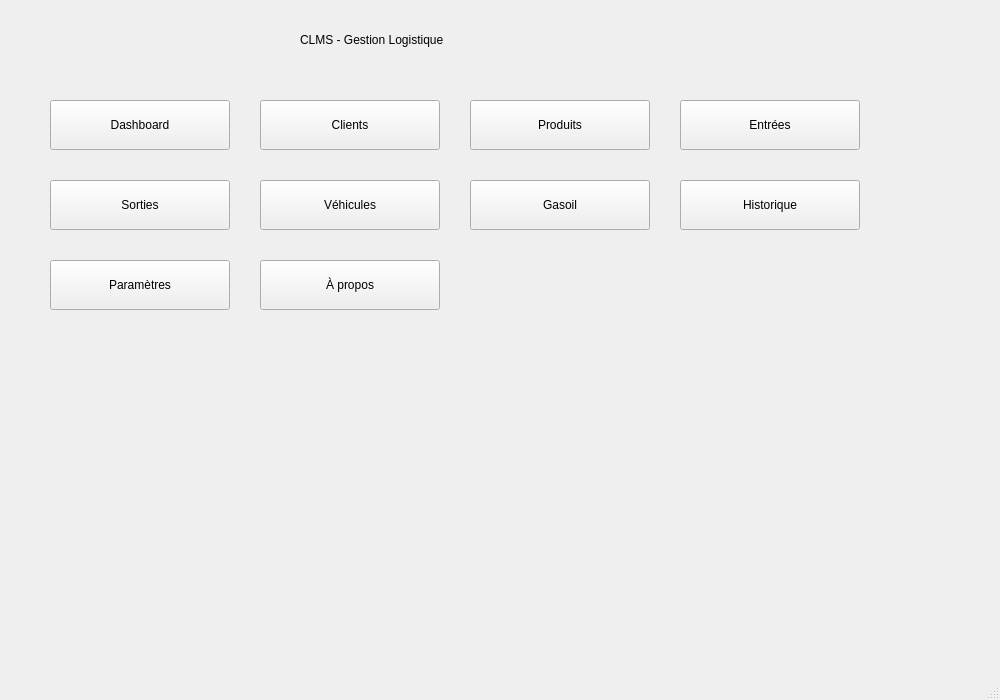
<?xml version="1.0" encoding="UTF-8"?>
<ui version="4.0">
 <class>MainWindow</class>

 <widget class="QMainWindow" name="MainWindow">

  <property name="geometry">
   <rect>
    <x>0</x>
    <y>0</y>
    <width>1000</width>
    <height>700</height>
   </rect>
  </property>

  <property name="windowTitle">
   <string>CLMS - Gestion Logistique</string>
  </property>

  <widget class="QWidget" name="centralwidget">

   <!-- TITRE -->
   <widget class="QLabel" name="lblTitre">
    <property name="geometry">
     <rect>
      <x>300</x>
      <y>20</y>
      <width>400</width>
      <height>40</height>
     </rect>
    </property>

    <property name="text">
     <string>CLMS - Gestion Logistique</string>
    </property>
   </widget>


   <!-- DASHBOARD -->
   <widget class="QPushButton" name="btnDashboard">
    <property name="geometry">
     <rect>
      <x>50</x>
      <y>100</y>
      <width>180</width>
      <height>50</height>
     </rect>
    </property>

    <property name="text">
     <string>Dashboard</string>
    </property>
   </widget>


   <!-- CLIENTS -->
   <widget class="QPushButton" name="btnClients">
    <property name="geometry">
     <rect>
      <x>260</x>
      <y>100</y>
      <width>180</width>
      <height>50</height>
     </rect>
    </property>

    <property name="text">
     <string>Clients</string>
    </property>
   </widget>


   <!-- PRODUITS -->
   <widget class="QPushButton" name="btnProduits">
    <property name="geometry">
     <rect>
      <x>470</x>
      <y>100</y>
      <width>180</width>
      <height>50</height>
     </rect>
    </property>

    <property name="text">
     <string>Produits</string>
    </property>
   </widget>


   <!-- ENTREES -->
   <widget class="QPushButton" name="btnEntrees">
    <property name="geometry">
     <rect>
      <x>680</x>
      <y>100</y>
      <width>180</width>
      <height>50</height>
     </rect>
    </property>

    <property name="text">
     <string>Entrées</string>
    </property>
   </widget>


   <!-- SORTIES -->
   <widget class="QPushButton" name="btnSorties">
    <property name="geometry">
     <rect>
      <x>50</x>
      <y>180</y>
      <width>180</width>
      <height>50</height>
     </rect>
    </property>

    <property name="text">
     <string>Sorties</string>
    </property>
   </widget>


   <!-- VEHICULES -->
   <widget class="QPushButton" name="btnVehicules">
    <property name="geometry">
     <rect>
      <x>260</x>
      <y>180</y>
      <width>180</width>
      <height>50</height>
     </rect>
    </property>

    <property name="text">
     <string>Véhicules</string>
    </property>
   </widget>


   <!-- GASOIL -->
   <widget class="QPushButton" name="btnGasoil">
    <property name="geometry">
     <rect>
      <x>470</x>
      <y>180</y>
      <width>180</width>
      <height>50</height>
     </rect>
    </property>

    <property name="text">
     <string>Gasoil</string>
    </property>
   </widget>


   <!-- HISTORIQUE -->
   <widget class="QPushButton" name="btnHistorique">
    <property name="geometry">
     <rect>
      <x>680</x>
      <y>180</y>
      <width>180</width>
      <height>50</height>
     </rect>
    </property>

    <property name="text">
     <string>Historique</string>
    </property>
   </widget>


   <!-- PARAMETRES -->
   <widget class="QPushButton" name="btnParametres">
    <property name="geometry">
     <rect>
      <x>50</x>
      <y>260</y>
      <width>180</width>
      <height>50</height>
     </rect>
    </property>

    <property name="text">
     <string>Paramètres</string>
    </property>
   </widget>


   <!-- A PROPOS -->
   <widget class="QPushButton" name="btnAPropos">
    <property name="geometry">
     <rect>
      <x>260</x>
      <y>260</y>
      <width>180</width>
      <height>50</height>
     </rect>
    </property>

    <property name="text">
     <string>À propos</string>
    </property>
   </widget>

  </widget>


  <!-- MENU BAR -->
  <widget class="QMenuBar" name="menubar">

   <property name="geometry">
    <rect>
     <x>0</x>
     <y>0</y>
     <width>1000</width>
     <height>18</height>
    </rect>
   </property>

  </widget>


  <!-- STATUS BAR -->
  <widget class="QStatusBar" name="statusbar"/>

 </widget>

 <resources/>
 <connections/>

</ui>
